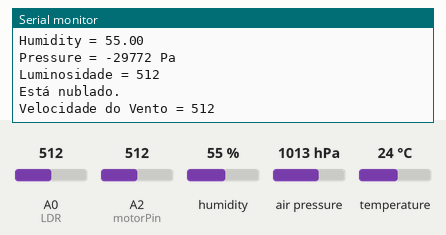
Simulated run of this program. Board: Arduino Uno, built with avr-gcc and run on an emulated ATmega328P. Shown: the last lines printed to the serial monitor. Inputs (shaded band) come from the test bench; at power-on: A0 (LDR) = 512, humidity 55 %, air pressure 1013 hPa, A2 (motorPin) = 512, temperature 24 °C.

Above: at 5.9 s.
6.0 s: A0 (LDR) set to 710
At 11.3 s:
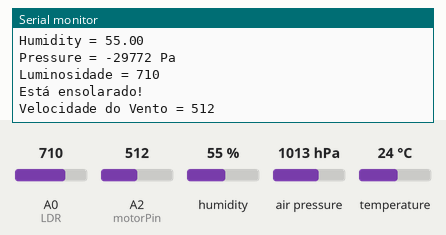
16.8 s: A0 (LDR) set to 290
At 21.7 s:
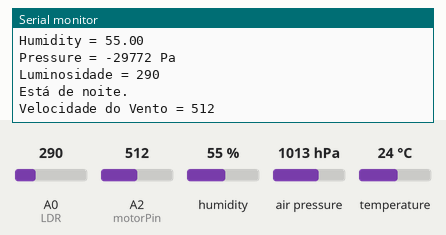
27.0 s: humidity set to 22 %
33.1 s: air pressure set to 952 hPa
39.2 s: A2 (motorPin) set to 710
At 42.2 s:
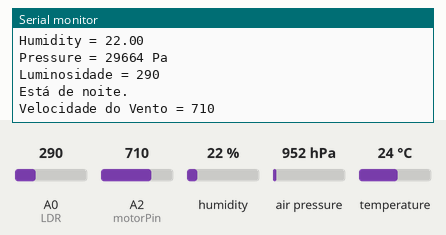
45.3 s: temperature set to 12 °C
Timing chart, 0 to 48.3 s (numbered marks = the images above; inputs shaded):
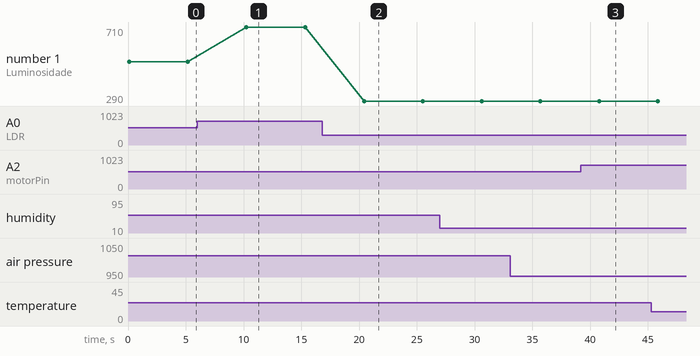

Measured:
- after the input at 6.0 s, the serial monitor: prints a new line after 4.3 s (image 1)
- after the input at 16.8 s, the serial monitor: prints a new line after 3.6 s (image 2)
- after the input at 39.2 s, the serial monitor: prints a new line after 1.6 s (image 3)
- plotted number 1: 512 → 710 after the input at 6.0 s, 710 → 290 after the input at 16.8 s

The program:

main.cpp
```cpp
#include <Arduino.h>
#include <dht.h>
#include <Wire.h>
#include <Adafruit_BMP085.h>

Adafruit_BMP085 bmp;
dht DHT;

#define DHT11_PIN 7

int LDR = A0;
const int motorPin = A2;

void setup() {
  // put your setup code here, to run once:
  Serial.begin(9600);

  if (!bmp.begin()) {
    Serial.println("Erro ao iniciar o sensor BMP085!");
    while (1); // Para o código aqui caso o sensor falhe
  }
}

void loop() {
  // put your main code here, to run repeatedly:

  DHT.read11(DHT11_PIN);

  Serial.print("Temperature = ");
  Serial.println(DHT.temperature);

  Serial.print("Humidity = ");
  Serial.println(DHT.humidity);


  int pressure = bmp.readPressure();
  Serial.print("Pressure = ");
  Serial.print(pressure);
  Serial.println(" Pa");

  int LDRValue = analogRead(LDR);
  Serial.print("Luminosidade = ");
  Serial.println(LDRValue);

  if (LDRValue >= 700)
  {
    Serial.println("Está ensolarado!");
  } else if (LDRValue <= 300)
  {
    Serial.println("Está de noite.");
  } else {
    Serial.println("Está nublado.");
  }

  int velocidadeVento = analogRead(motorPin);
  Serial.print("Velocidade do Vento = ");
  Serial.println(velocidadeVento); // Exibe o valor no monitor serial


  //Serial.print("   ");


  delay(5000);
}
```
